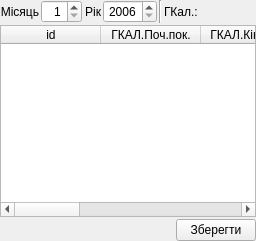
  <widget class="QDockWidget" name="dockWidget_pokaz_lich_gar_voda_table">
   <property name="features">
    <set>QDockWidget::DockWidgetFloatable|QDockWidget::DockWidgetMovable</set>
   </property>
   <property name="windowTitle">
    <string>Таблиця ПОКАЗНИКИ ЛІЧИЛЬНИКІВ (ГВ)</string>
   </property>
   <attribute name="dockWidgetArea">
    <number>1</number>
   </attribute>
   <widget class="QWidget" name="dockWidgetContents_3">
    <layout class="QGridLayout">
     <property name="margin">
      <number>0</number>
     </property>
     <property name="spacing">
      <number>2</number>
     </property>
     <item row="0" column="0">
      <layout class="QHBoxLayout">
       <property name="spacing">
        <number>2</number>
       </property>
       <property name="margin">
        <number>0</number>
       </property>
       <item>
        <widget class="QLabel" name="label_month_diuch_taryf_gar_voda">
         <property name="text">
          <string>Місяць</string>
         </property>
         <property name="alignment">
          <set>Qt::AlignRight|Qt::AlignTrailing|Qt::AlignVCenter</set>
         </property>
        </widget>
       </item>
       <item>
        <widget class="QSpinBox" name="spinBox_month_pokaz_lich_gar_voda">
         <property name="sizePolicy">
          <sizepolicy hsizetype="Minimum" vsizetype="Fixed">
           <horstretch>0</horstretch>
           <verstretch>0</verstretch>
          </sizepolicy>
         </property>
         <property name="minimumSize">
          <size>
           <width>35</width>
           <height>0</height>
          </size>
         </property>
         <property name="alignment">
          <set>Qt::AlignRight|Qt::AlignTrailing|Qt::AlignVCenter</set>
         </property>
         <property name="minimum">
          <number>1</number>
         </property>
         <property name="maximum">
          <number>12</number>
         </property>
         <property name="value">
          <number>1</number>
         </property>
        </widget>
       </item>
       <item>
        <widget class="QLabel" name="label_year_diuch_taryf_gar_voda">
         <property name="text">
          <string>Рік</string>
         </property>
         <property name="alignment">
          <set>Qt::AlignRight|Qt::AlignTrailing|Qt::AlignVCenter</set>
         </property>
        </widget>
       </item>
       <item>
        <widget class="QSpinBox" name="spinBox_year_pokaz_lich_gar_voda">
         <property name="minimumSize">
          <size>
           <width>50</width>
           <height>0</height>
          </size>
         </property>
         <property name="alignment">
          <set>Qt::AlignRight|Qt::AlignTrailing|Qt::AlignVCenter</set>
         </property>
         <property name="minimum">
          <number>2006</number>
         </property>
         <property name="maximum">
          <number>2100</number>
         </property>
         <property name="value">
          <number>2006</number>
         </property>
        </widget>
       </item>
       <item>
        <widget class="Line" name="line_7">
         <property name="orientation">
          <enum>Qt::Vertical</enum>
         </property>
        </widget>
       </item>
       <item>
        <widget class="QLabel" name="pokaz_lich_label_norm_taryf_gkal_gar_voda">
         <property name="text">
          <string>ГКал.:</string>
         </property>
        </widget>
       </item>
       <item>
        <spacer>
         <property name="orientation">
          <enum>Qt::Horizontal</enum>
         </property>
         <property name="sizeHint" stdset="0">
          <size>
           <width>40</width>
           <height>20</height>
          </size>
         </property>
        </spacer>
       </item>
      </layout>
     </item>
     <item row="1" column="0">
      <widget class="QTableWidget" name="tableWidget_pokaz_lich_gar_voda">
       <property name="statusTip">
        <string>Таблиця ДІЮЧИЙ ТАРИФ</string>
       </property>
       <property name="editTriggers">
        <set>QAbstractItemView::DoubleClicked|QAbstractItemView::EditKeyPressed|QAbstractItemView::SelectedClicked</set>
       </property>
       <property name="showDropIndicator" stdset="0">
        <bool>false</bool>
       </property>
       <property name="alternatingRowColors">
        <bool>true</bool>
       </property>
       <property name="selectionMode">
        <enum>QAbstractItemView::NoSelection</enum>
       </property>
       <property name="selectionBehavior">
        <enum>QAbstractItemView::SelectRows</enum>
       </property>
       <column>
        <property name="text">
         <string>id</string>
        </property>
       </column>
       <column>
        <property name="text">
         <string>ГКАЛ.Поч.пок.</string>
        </property>
       </column>
       <column>
        <property name="text">
         <string>ГКАЛ.Кінц.пок.</string>
        </property>
       </column>
       <column>
        <property name="text">
         <string>К-сть білизни</string>
        </property>
       </column>
       <column>
        <property name="text">
         <string>pidrozdil_ID</string>
        </property>
       </column>
       <column>
        <property name="text">
         <string>КУБ.Поч.показн.</string>
        </property>
       </column>
       <column>
        <property name="text">
         <string>КУБ.Кінс.показн</string>
        </property>
       </column>
      </widget>
     </item>
     <item row="2" column="0">
      <layout class="QHBoxLayout">
       <property name="spacing">
        <number>2</number>
       </property>
       <property name="margin">
        <number>0</number>
       </property>
       <item>
        <spacer>
         <property name="orientation">
          <enum>Qt::Horizontal</enum>
         </property>
         <property name="sizeHint" stdset="0">
          <size>
           <width>40</width>
           <height>20</height>
          </size>
         </property>
        </spacer>
       </item>
       <item>
        <widget class="QPushButton" name="pushButton_pokaz_lich_gar_voda_save">
         <property name="enabled">
          <bool>true</bool>
         </property>
         <property name="focusPolicy">
          <enum>Qt::ClickFocus</enum>
         </property>
         <property name="statusTip">
          <string>Зберегти діючі тарифи</string>
         </property>
         <property name="text">
          <string>Зберегти</string>
         </property>
         <property name="icon">
          <iconset resource="../tkeAbonent/tke/tke_rc">
           <normaloff>:/pictures/pictures/floppy.png</normaloff>:/pictures/pictures/floppy.png</iconset>
         </property>
         <property name="iconSize">
          <size>
           <width>12</width>
           <height>12</height>
          </size>
         </property>
         <property name="flat">
          <bool>false</bool>
         </property>
        </widget>
       </item>
      </layout>
     </item>
    </layout>
   </widget>
  </widget>
